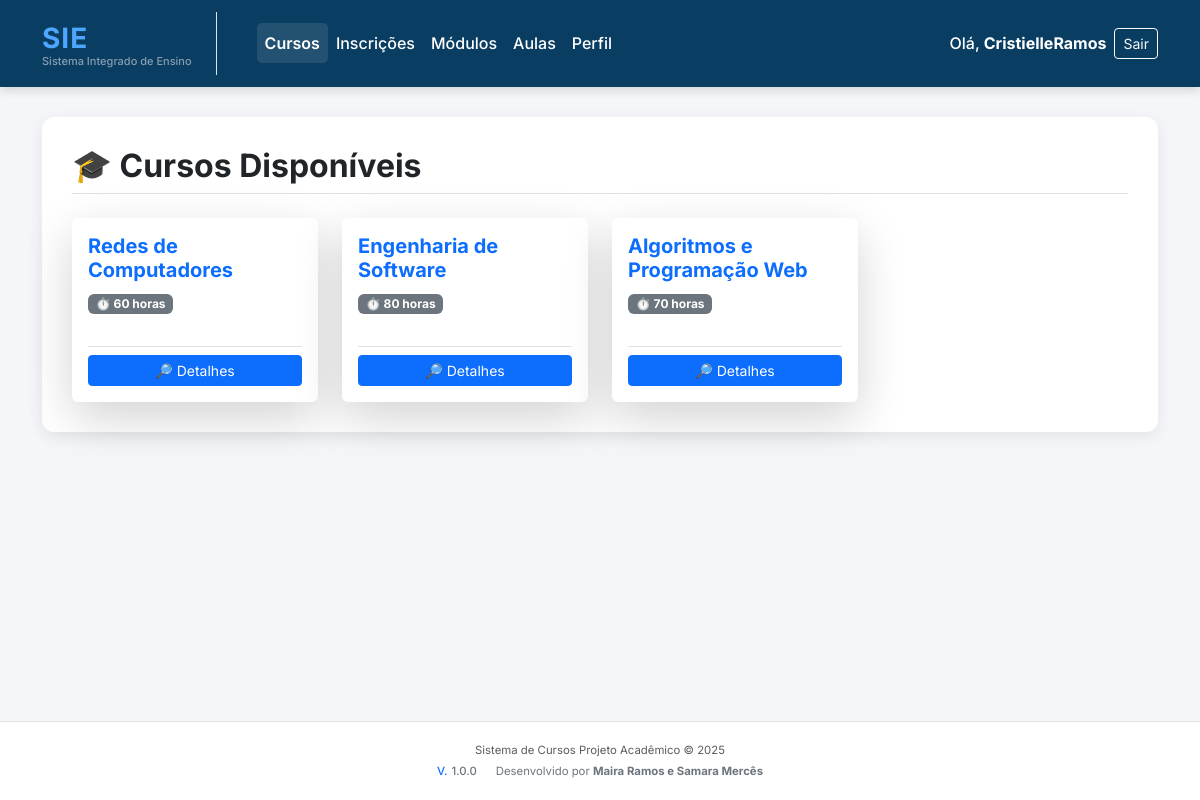
The app's page /cursos/ (signed in) with its own data.
### cursos/models.py (models this page shows, shortened)
class Curso(models.Model):
    nome = models.CharField(max_length=100)
    descricao = models.TextField(blank=True)
    carga_horaria = models.PositiveIntegerField()
    class Meta:
        permissions = [
            ("ver_curso", "Pode visualizar cursos"),
            ("criar_curso", "Pode criar cursos"),
            ("editar_curso", "Pode editar cursos"),
            ("deletar_curso", "Pode deletar cursos"),
        ]

### cursos/views.py (the view)
# urls.py: path('', views.listar_cursos, name='listar_cursos'),
@login_required
def listar_cursos(request):
    cursos = Curso.objects.all()
    user = request.user
    try:
        grupo_professor = Group.objects.get(name="Professor")
        is_professor = grupo_professor in user.groups.all()
    except Group.DoesNotExist:
        is_professor = False
    return render(request, 'cursos/lista.html', {
        'cursos': cursos,
        'is_professor': is_professor
    })

### templates/cursos/lista.html (shortened to what this page needs)
{% extends 'base.html' %}
{% block content %}
<div class="d-flex justify-content-between align-items-center mb-4 pb-2 border-bottom">
    {% if is_professor %}
    <h2 class="fw-bold mb-0">🎓 Gerenciar Cursos</h2>
    {% else %}
    <h2 class="fw-bold mb-0">🎓 Cursos Disponíveis</h2>
    {% endif %}
</div>
{% if cursos %}
<div class="row g-4">
    {% for curso in cursos %}
    <div class="col-sm-6 col-md-4 col-lg-3">
        <div class="card shadow-lg border-0 h-100">
            <div class="card-body d-flex flex-column">
                <h5 class="card-title fw-bold mb-2 text-primary">
                    {{ curso.nome }}
                </h5>
                <div class="mb-3 flex-grow-1">
                    <span class="badge bg-secondary">
                        ⏱️ {{ curso.carga_horaria }} horas
                    </span>
                </div>
                <div class="mt-3 pt-2 border-top d-flex justify-content-center">
                    <div class="btn-group w-100" role="group">
                        <a href="{% url 'detalhe_curso' curso.id %}"
                           class="btn btn-sm btn-primary"
                           title="Ver Detalhes">
                           🔎 Detalhes
                        </a>
                    </div>
                </div>
            </div>
        </div>
    </div>
    {% endfor %}
</div>
{% endif %}
{% endblock %}

### templates/base.html (shortened to what this page needs)
<!DOCTYPE html>
<html lang="pt-br">
<head>
    <link href="https://cdn.jsdelivr.net/npm/bootstrap@5.3.0/dist/css/bootstrap.min.css" rel="stylesheet">
</head>
<body>
<nav class="navbar navbar-expand-lg navbar-modern sticky-top">
    <div class="container">
        <a class="navbar-brand d-flex flex-column align-items-start pe-3 pe-lg-4 border-end border-white-50" href="/">
            <span class="fw-bold logo-text" style="letter-spacing: 1px;">
                SIE
            </span>
            <small class="text-white-50" style="font-size: 11px; margin-top: -6px;">
                Sistema Integrado de Ensino
            </small>
        </a>
        <div class="collapse navbar-collapse justify-content-between" id="navbarNav">
            <ul class="navbar-nav me-auto mb-2 mb-lg-0 ms-lg-4">
                <li class="nav-item">
                    <a class="nav-link {% if request.path == '/cursos/' or request.path == '/cursos' %}active fw-bolder{% endif %}"
                       href="/cursos/" aria-current="page">Cursos</a>
                </li>
                <li class="nav-item">
                    <a class="nav-link {% if request.path == '/inscricoes/' or request.path == '/inscricoes' %}active fw-bolder{% endif %}"
                       href="/inscricoes/">Inscrições</a>
                </li>
                <li class="nav-item">
                    <a class="nav-link {% if request.path == '/modulos/' or request.path == '/modulos' %}active fw-bolder{% endif %}"
                       href="/modulos/">Módulos</a>
                </li>
                 <li class="nav-item">
                    <a class="nav-link {% if request.path == '/aulas/' or request.path == '/aulas' %}active fw-bolder{% endif %}"
                       href="/aulas/">Aulas</a>
                </li>
                <li class="nav-item">
                    <a class="nav-link {% if request.path == '/perfil/' or 'perfil' in request.path %}active fw-bolder{% endif %}"
                       href="/perfil/">Perfil</a>
                </li>
            </ul>
            <ul class="navbar-nav">
                {% if user.is_authenticated %}
                    <li class="nav-item d-flex align-items-center me-2">
                        <span class="nav-link p-0 text-white-50">Olá,</span>
                        <span class="nav-link fw-bold p-0 ms-1">{{ user.username }}</span>
                    </li>
                    <li class="nav-item">
                        <a class="btn btn-outline-light btn-sm" href="{% url 'usuarios:logout' %}">Sair</a>
                    </li>
                {% else %}
                    <li class="nav-item">
                        <a class="btn btn-outline-light btn-sm" href="{% url 'usuarios:login' %}">Entrar</a>
                    </li>
                {% endif %}
            </ul>
        </div>
    </div>
</nav>
<div class="main-content">
    <div class="container">
        <div class="main-box">
            {% block content %}
            {% endblock content %}
        </div>
    </div>
</div>
<footer>
    <div class="container small text-muted">
        <div class="mb-1">
            Sistema de Cursos Projeto Acadêmico © 2025
        </div>
        <div class="text-secondary">
            <span class="fw-medium me-3">
                <span class="text-primary me-1">V.</span>1.0.0
            </span>
            <span>
                Desenvolvido por <span class="fw-bold">Maira Ramos e Samara Mercês</span>
            </span>
        </div>
    </div>
</footer>
</body>
</html>

### templates/base.html (style rules this page uses)
:root { --primary-color: #0a3d62; --secondary-color: #4da6ff; --bg-light: #f4f6fa; }
body { background-color: var(--bg-light); font-family: "Inter", sans-serif; min-height: 100vh; display: flex; flex-direction: column; }
.navbar-modern { background: var(--primary-color); box-shadow: 0 3px 10px rgba(0, 0, 0, 0.15); padding-top: 0.75rem; padding-bottom: 0.75rem; }
.navbar-modern .nav-link, .navbar-modern .navbar-brand { color: #ffffff !important; font-weight: 500; transition: color 0.3s ease; }
.navbar-modern .nav-link.active { color: #fff !important; background-color: rgba(255, 255, 255, 0.1); border-radius: 5px; font-weight: 600 !important; padding-top: 0.5rem; padding-bottom: 0.5rem; }
.main-content { flex: 1; padding-bottom: 20px; }
.main-box { background: white; border-radius: 12px; padding: 30px; box-shadow: 0 4px 15px rgba(0, 0, 0, 0.08); margin-top: 30px; }
.logo-text { color: var(--secondary-color); font-size: 28px !important; }
footer { margin-top: auto; padding: 20px 0; text-align: center; color: #888; font-size: 13px; border-top: 1px solid #e0e0e0; background-color: white; }

### records on screen
Curso: nome "Redes de Computadores", carga_horaria "60"
Curso: nome "Engenharia de Software", carga_horaria "80"
Curso: nome "Algoritmos e Programação Web", carga_horaria "70"

### other values on screen
{{ user.username }} "CristielleRamos"
